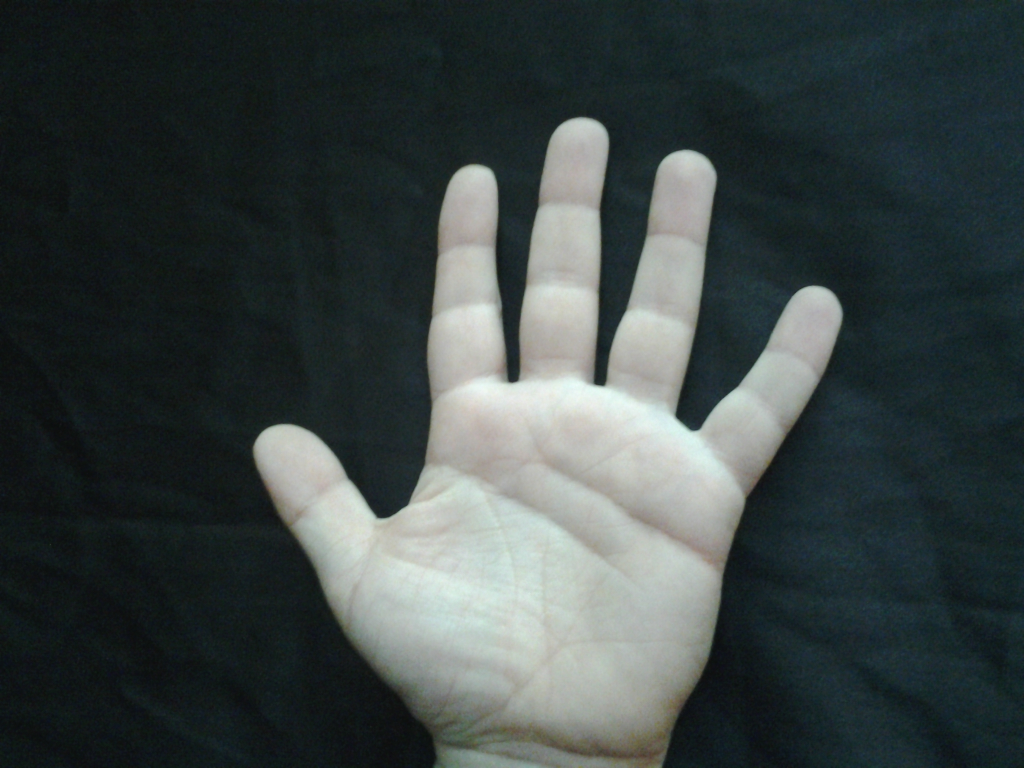
#> input picture Example_data/p1/Hand/Left/p1_l_2.jpg, 2048 x 1536 px (shown at 1/2 size)
$ python feature_extraction.py ../Example_data/p1/Hand/Left out.png   (older library calls are emulated)
#> lines starting #> are read from the running program, lines starting #| are printed output that depends on the picture
import os
import sys
import json
import cv2
import numpy as np
import re

def kirsch_kernels():
    return [
        np.array([[5, 5, 5], [-3, 0, -3], [-3, -3, -3]]),  # N
        np.array([[5, 5, -3], [5, 0, -3], [-3, -3, -3]]),  # NE
        np.array([[5, -3, -3], [5, 0, -3], [5, -3, -3]]),  # E
        np.array([[-3, -3, -3], [5, 0, -3], [5, 5, -3]]),  # SE
        np.array([[-3, -3, -3], [-3, 0, -3], [5, 5, 5]]),  # S
        np.array([[-3, -3, -3], [-3, 0, 5], [-3, 5, 5]]),  # SW
        np.array([[-3, -3, 5], [-3, 0, 5], [-3, -3, 5]]),  # W
        np.array([[-3, 5, 5], [-3, 0, 5], [-3, -3, -3]])   # NW
    ]

def calculate_texture_feature(image):
    gray = cv2.cvtColor(image, cv2.COLOR_BGR2GRAY)
    texture_code_map = np.zeros_like(gray, dtype=int)
    for i in range(1, gray.shape[0] - 1):
        for j in range(1, gray.shape[1] - 1):
            center = gray[i, j]
            neighbors = [
                gray[i-1, j-1], gray[i-1, j], gray[i-1, j+1],
                gray[i, j-1], gray[i, j+1],
                gray[i+1, j-1], gray[i+1, j], gray[i+1, j+1]
            ]
            differences = np.abs(neighbors - center)
            sorted_indices = np.argsort(-differences)[:2]
            m1, m2 = sorted(sorted_indices)
            texture_code_map[i, j] = m1 * 8 + m2
    return texture_code_map

def calculate_gradient_feature(image):
    gray = cv2.cvtColor(image, cv2.COLOR_BGR2GRAY)
    gradient_code_map = np.zeros_like(gray, dtype=int)
    max_responses = np.zeros_like(gray, dtype=float)
    kernels = kirsch_kernels()
    for idx, kernel in enumerate(kernels):
        response = cv2.filter2D(gray, -1, kernel)
        update = response > max_responses
        gradient_code_map[update] = idx
        max_responses[update] = response[update]
    return gradient_code_map

def calculate_direction_feature(image):
    gray = cv2.cvtColor(image, cv2.COLOR_BGR2GRAY)
    gabor_kernels = [cv2.getGaborKernel((21, 21), 4, theta, 10, 0.5, 0, ktype=cv2.CV_32F) for theta in np.linspace(0, np.pi, 12)]
    direction_code_map = np.zeros_like(gray, dtype=int)
    max_responses = np.zeros_like(gray, dtype=float)
    for idx, kernel in enumerate(gabor_kernels):
        response = cv2.filter2D(gray, -1, kernel)
        update = response > max_responses
        direction_code_map[update] = idx
        max_responses[update] = response[update]
    return direction_code_map

def calculate_histograms(feature_map, block_size=16):
    histograms = []
    for i in range(0, feature_map.shape[0], block_size):
        for j in range(0, feature_map.shape[1], block_size):
            block = feature_map[i:i+block_size, j:j+block_size]
            hist, _ = np.histogram(block, bins=np.arange(256), range=(0, 255))
            histograms.append(hist)
    return np.concatenate(histograms)

def get_person_id(image_path):
    # Regex pattern to match 'p{number}'
    pattern = r'p\d+'

    # Find all occurrences of the pattern in the string
    match = re.search(pattern, image_path)

    return match.group() if match else None

def get_all_image_paths(directory):
#> called with directory = '../Example_data/p1/Hand/Left'
    image_paths = []
    for root, _, files in os.walk(directory):
        for file in files:
            if file.endswith('.jpg'):
                image_paths.append(os.path.join(root, file))
    return image_paths

def save_features_to_json(image_paths, output_file):
#> called with output_file = 'out.png'
    features_dict = {}
    for image_path in image_paths:
        image = cv2.imread(image_path)
#> image is the input picture: shape (1536, 2048, 3); mean B, G, R 68, 68.5, 59.6
        image = cv2.resize(image, (128, 128))
#> image: shape (128, 128, 3)
        texture = calculate_texture_feature(image)
#> after the loop in calculate_texture_feature, `for i in range(1, gray.shape[0] - 1):`:
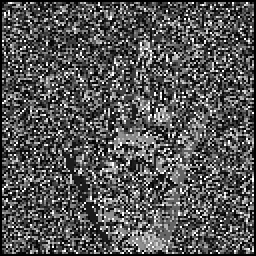
#> texture_code_map: shape (128, 128) int64 (shown 2 times larger); min 0, max 55, mean 18.3; drawn with min black and max white
        gradient = calculate_gradient_feature(image)
#> the loop in calculate_gradient_feature, `for idx, kernel in enumerate(kernels):` made 8 passes
#> pass 1, in calculate_gradient_feature, `update = response > max_responses`:
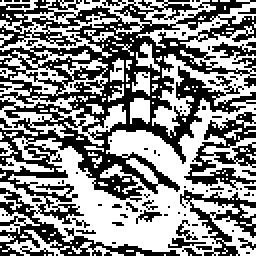
#> update: shape (128, 128) bool (shown 2 times larger); 53.5% white; black in thin lines or dots
#> after the loop in calculate_gradient_feature, `for idx, kernel in enumerate(kernels):`:
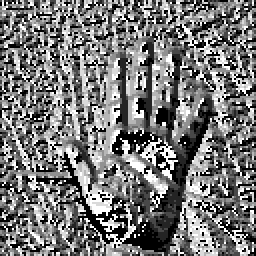
#> gradient_code_map: shape (128, 128) int64 (shown 2 times larger); min 0, max 7, mean 3.29; drawn with min black and max white
#> after the loop in calculate_gradient_feature, `for idx, kernel in enumerate(kernels):`:
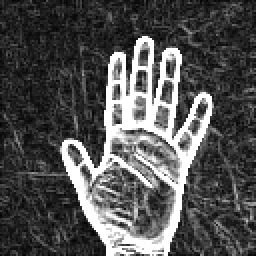
#> max_responses: shape (128, 128) float64 (shown 2 times larger); min 1, max 255, mean 82.2
        direction = calculate_direction_feature(image)
#> the loop in calculate_direction_feature, `for idx, kernel in enumerate(gabor_kernels):` made 12 passes
#> pass 1, in calculate_direction_feature, `response = cv2.filter2D(gray, -1, kernel)`:
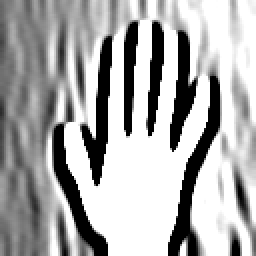
#> response: shape (128, 128) (shown 2 times larger); min 0, max 255, mean 170.8
#> after the loop in calculate_direction_feature, `for idx, kernel in enumerate(gabor_kernels):`:
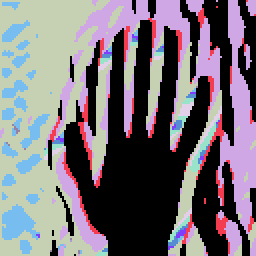
#> direction_code_map: shape (128, 128) int64 (shown 2 times larger); 11 distinct labels, from 0 to 10; one colour per label, 0 black
#> after the loop in calculate_direction_feature, `for idx, kernel in enumerate(gabor_kernels):`:
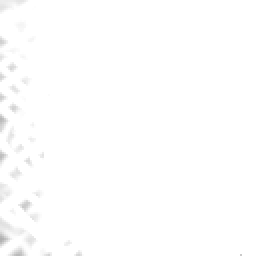
#> max_responses: shape (128, 128) float64 (shown 2 times larger); min 175, max 255, mean 254.1
        hist_texture = calculate_histograms(texture)
#> after the loop in calculate_histograms, `for i in range(0, feature_map.shape[0], block_size):`: histograms = 64 items
#> hist_texture = 16320 values, max 61 at index 10716, min 0 at index 8, mean 1
        hist_gradient = calculate_histograms(gradient)
#> hist_gradient = 16320 values, max 142 at index 15300, min 0 at index 8, mean 1
        hist_direction = calculate_histograms(direction)
#> hist_direction = 16320 values, max 256 at index 258, min 0 at index 0, mean 1
        person_id = get_person_id(image_path)
        features_dict[image_path] = {
            'person_id': person_id,
            'hist_texture': hist_texture.tolist(),
            'hist_gradient': hist_gradient.tolist(),
            'hist_direction': hist_direction.tolist()
        }
#> pass 2 of the loop in save_features_to_json, `for image_path in image_paths:`:
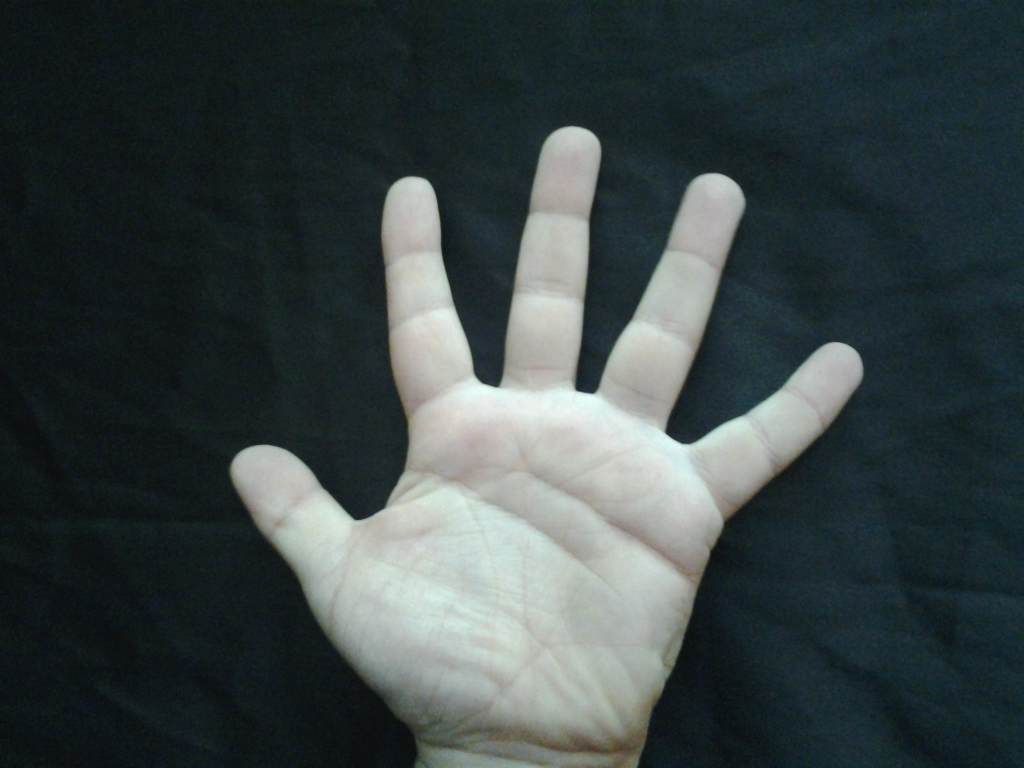
#> input picture Example_data/p1/Hand/Left/p1_l_3.jpg, 2048 x 1536 px (shown at 1/2 size)
#> in save_features_to_json, image is the input picture: shape (1536, 2048, 3); mean B, G, R 68.9, 68.3, 58.4
#> image: shape (128, 128, 3)
#> the loop in calculate_gradient_feature (call 2), `for idx, kernel in enumerate(kernels):` made 8 passes
#> pass 1, in calculate_gradient_feature (call 2), `update = response > max_responses`:
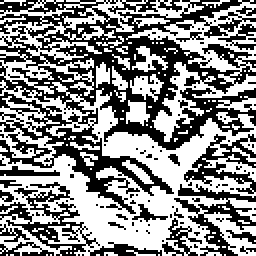
#> update: shape (128, 128) bool (shown 2 times larger); 53.5% white; black in thin lines or dots
#> after the loop in calculate_direction_feature (call 2), `for idx, kernel in enumerate(gabor_kernels):`:
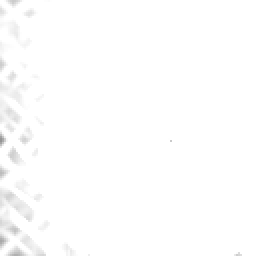
#> max_responses: shape (128, 128) float64 (shown 2 times larger); min 148, max 255, mean 253.6
#> hist_texture = 16320 values, max 53 at index 6891, min 0 at index 8, mean 1
#> hist_gradient = 16320 values, max 102 at index 15045, min 0 at index 8, mean 1
#> hist_direction = 16320 values, max 256 at index 11220, min 0 at index 0, mean 1

    with open(output_file, 'w') as f:
        json.dump(features_dict, f, indent=4)

if __name__ == "__main__":
    if len(sys.argv) != 3:
        print("Usage: python extract_features_to_json.py <directory> <output_file>")
        sys.exit(1)

    directory = sys.argv[1]
    output_file = sys.argv[2]

    image_paths = get_all_image_paths(directory)
    save_features_to_json(image_paths, output_file)

    print(f"Features saved to {output_file}")
